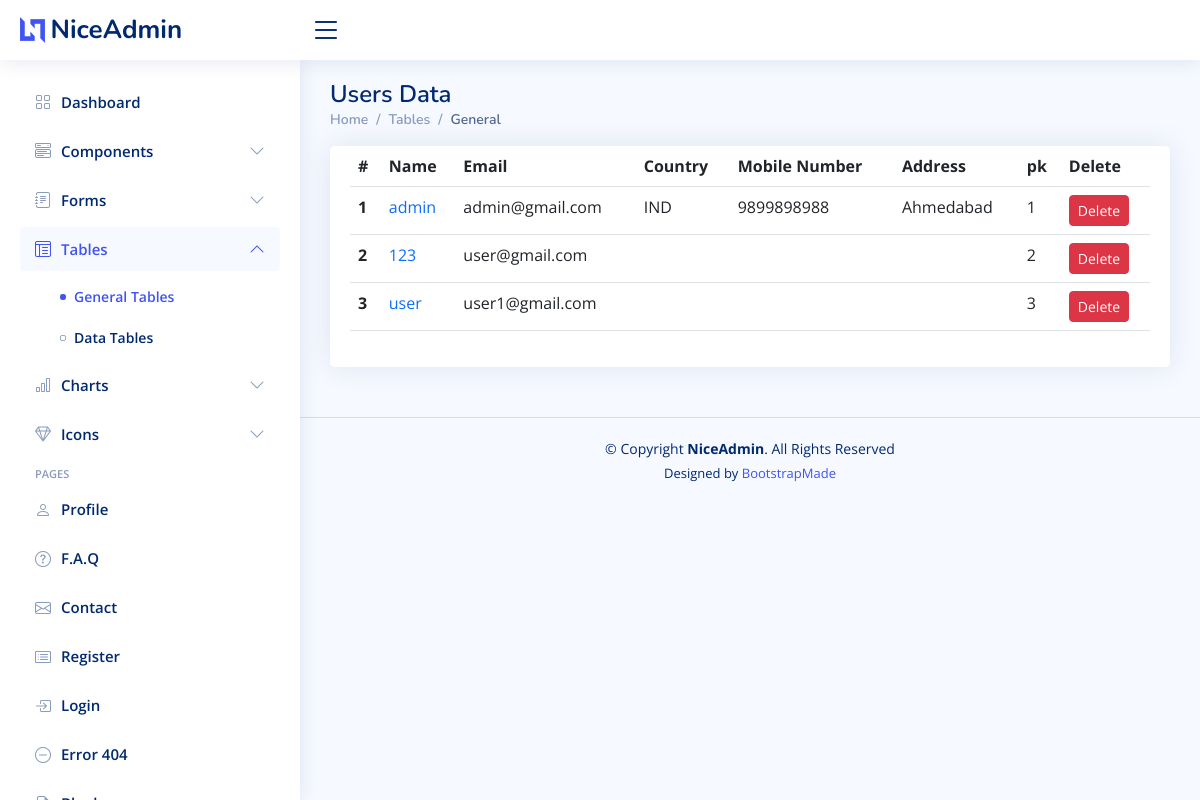
Before: /users/ with the older database file.
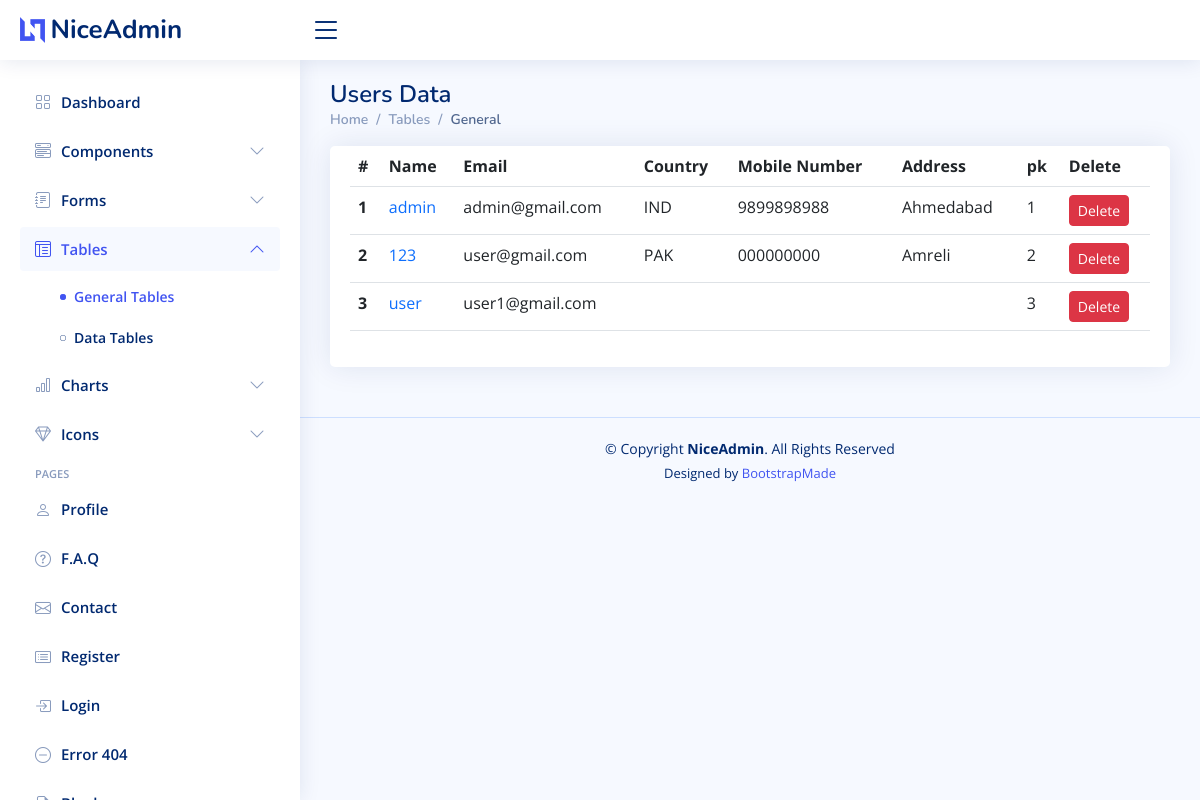
After: the same page with the newer database file.
### app/models.py (models this page shows, shortened)
class CustomUser(AbstractUser):
    name = models.CharField(max_length=100)
    email = models.EmailField(unique=True)

class UserProfile(models.Model):
    user = models.OneToOneField(settings.AUTH_USER_MODEL, on_delete=models.CASCADE)
    profile_pic = models.ImageField(upload_to='profile_pic/', default = 'profile_pic/userprofile.jpg')
    about = models.TextField(blank=True)
    job_title = models.CharField(max_length=200, blank=True)
    country = models.CharField(max_length=100, blank=True)
    address = models.CharField(max_length=200, blank=True)
    mobile_number = models.CharField(max_length=20, blank=True)

### app/views.py (the view)
# urls.py: path('users/',views.user, name='user'),
def user(request):
    products = Product.objects.all()
    orders = Order.objects.all()
    users = CustomUser.objects.all()
    context = {'products': products,'users':users,'orders':orders}
    return render(request,'user_list.html',context)

### templates/user_list.html (shortened to what the changed rows need)
<!DOCTYPE html>
<html lang="en">
<head>
  {% load static %}
  <link href="{% static 'assets/vendor/bootstrap/css/bootstrap.min.css' %}" rel="stylesheet">
  <link href="{% static 'assets/vendor/bootstrap-icons/bootstrap-icons.css' %}" rel="stylesheet">
  <link href="{% static 'assets/vendor/boxicons/css/boxicons.min.css' %}" rel="stylesheet">
  <link href="{% static 'assets/vendor/quill/quill.snow.css' %}" rel="stylesheet">
  <link href="{% static 'assets/vendor/quill/quill.bubble.css' %}" rel="stylesheet">
  <link href="{% static 'assets/vendor/remixicon/remixicon.css' %}" rel="stylesheet">
  <link href="{% static 'assets/vendor/simple-datatables/style.css' %}" rel="stylesheet">
  <link href="{% static 'assets/css/style.css' %}" rel="stylesheet">
</head>
<body>
  <main id="main" class="main">
    <div class="pagetitle">
      <h1>Users Data</h1>
    </div>
    <section class="section">
      <div class="row">
        <div class="col-lg-12">
          <div class="card">
            <div class="card-body">
              <table class="table table-hover">
                <thead>
                  <tr>
                    <th scope="col">#</th>
                    <th scope="col">Name</th>
                    <th scope="col">Email</th>
                    <th scope="col">Country</th>
                    <th scope="col">Mobile Number</th>
                    <th scope="col">Address</th>
                    <th scope="col">pk</th>
                    <th scope="col">Delete</th>
                  </tr>
                </thead>
                <tbody>
                  {% for user in users %}
                  <tr>
                    <th scope="row">{{ forloop.counter }}</th>
                    <td><a href="{% url 'user-profile' user.id %}" class="text-primary">{{ user.username }}</a></td>
                    <td>{{ user.email }}</td>
                    <td>{{ user.userprofile.country }}</td>
                    <td>{{ user.userprofile.mobile_number }}</td>
                    <td>{{ user.userprofile.address }}</td>
                    <td>{{ user.pk }}</td>
                    <td>
                      <form method="post" action="{% url 'custom-user-delete' user.id %} ">
                        <button type="submit" class="btn btn-danger btn-sm" onclick="return confirm('Are you sure you want to delete this USer?')" >Delete</button>
                      </form>
                    </td>
                  </tr>
                {% endfor %}
               </tbody>
              </table>
            </div>
          </div>
        </div>
      </div>
    </section>
  </main>
</body>
</html>

Changed rows visible on the page:
changed through a linked row, CustomUser "user@gmail.com": userprofile.country (not shown) → "PAK"; userprofile.mobile_number (not shown) → "000000000"; userprofile.address (not shown) → "Amreli"
